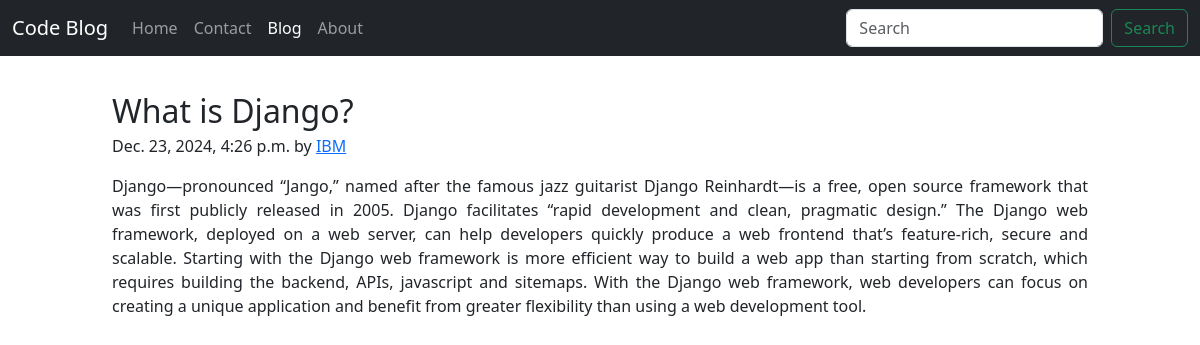
Screenshot of /blog/whatisdjango with the database file from the repository.
### blog/models.py (models this page shows, shortened)
class Post(models.Model):
    sno = models.AutoField(primary_key=True)
    title = models.CharField(max_length=50)
    content = models.TextField()
    author = models.CharField(max_length=15)
    slug = models.CharField(max_length=50)
    timestamp = models.DateTimeField(blank=True)

### blog/views.py (the view)
# urls.py: path('<str:slug>', views.blogpost, name='blogpost'),
def blogpost (request,slug):
    post = Post.objects.filter(slug=slug).first()
    contex = {'post': post}
    return render(request,'blog/blogpost.html',contex)

### templates/blog/blogpost.html (shortened to what this page needs)
{% extends 'home/base.html' %}
{% block ac-blog %}
  <a class="nav-link active" aria-current="page" href="/blog">Blog</a>
{% endblock %}
{% block body %}
<div class="container my-3" style="padding-top: 20px; max-width: 1000px;">
  <article class="blog-post">
    <h2 class="blog-post-title mb-1">{{post.title}}</h2>
    <p class="blog-post-meta"> {{post.timestamp}} by <a href="/about">{{post.author}}</a></p>
    <p style="text-align: justify;">{{post.content}}</p>
  </article>
</div>
{% endblock %}

### rows the page displays
Post: title "What is Django?", timestamp "Dec. 23, 2024, 4:26 p.m.", author "IBM", content "Django—pronounced “Jango,” named after the famous jazz guitarist Django Reinhardt—is a free, open source framework that was first publicly released in 2005. Django facilitates “rapid development and clean, pragmatic design.” The Django web framework, deployed on a web server, can help developers quickly produce a web frontend that’s feature-rich, secure and scalable. Starting with the Django web framework is more efficient way to build a web app than starting from scratch, which requires building the backend, APIs, javascript and sitemaps. With the Django web framework, web developers can focus on creating a unique application and benefit from greater flexibility than using a web…"
